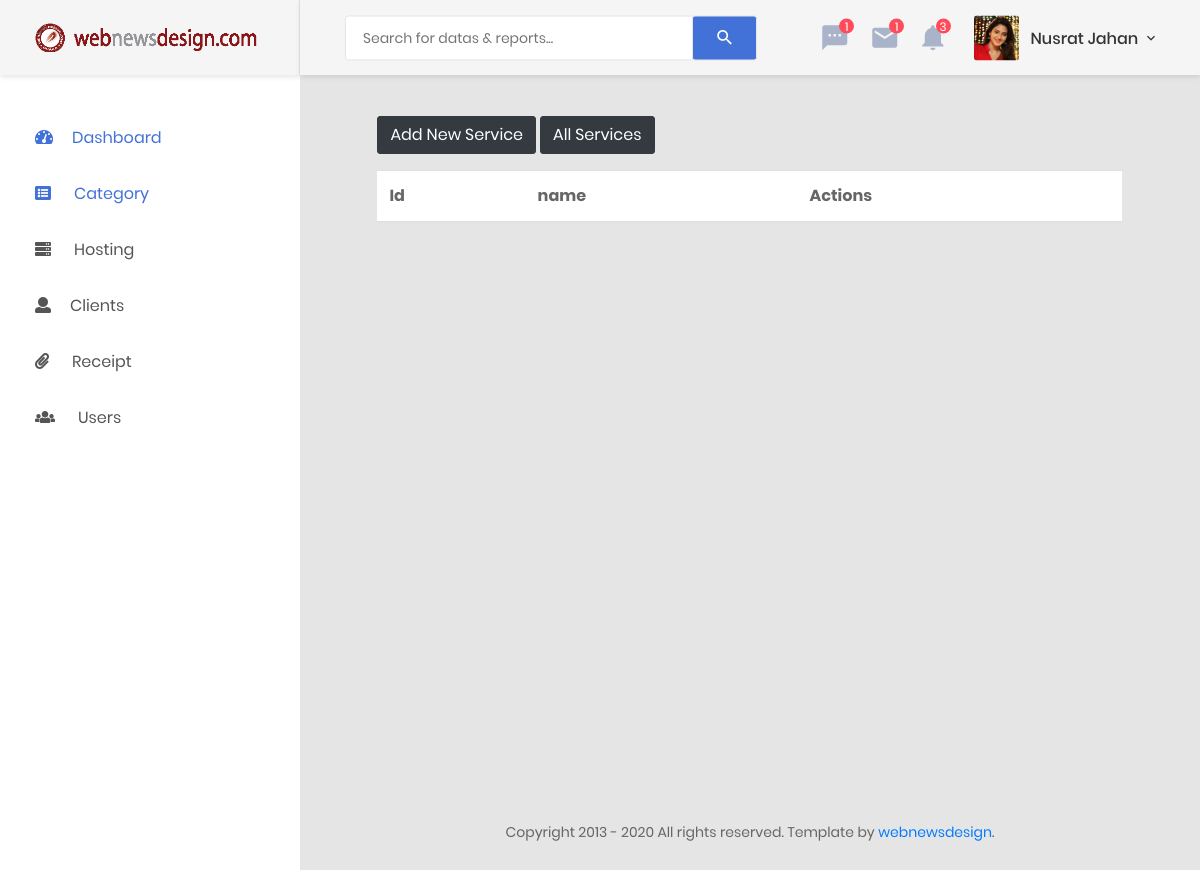
/all-services.php, run on an earlier commit of the app's database.
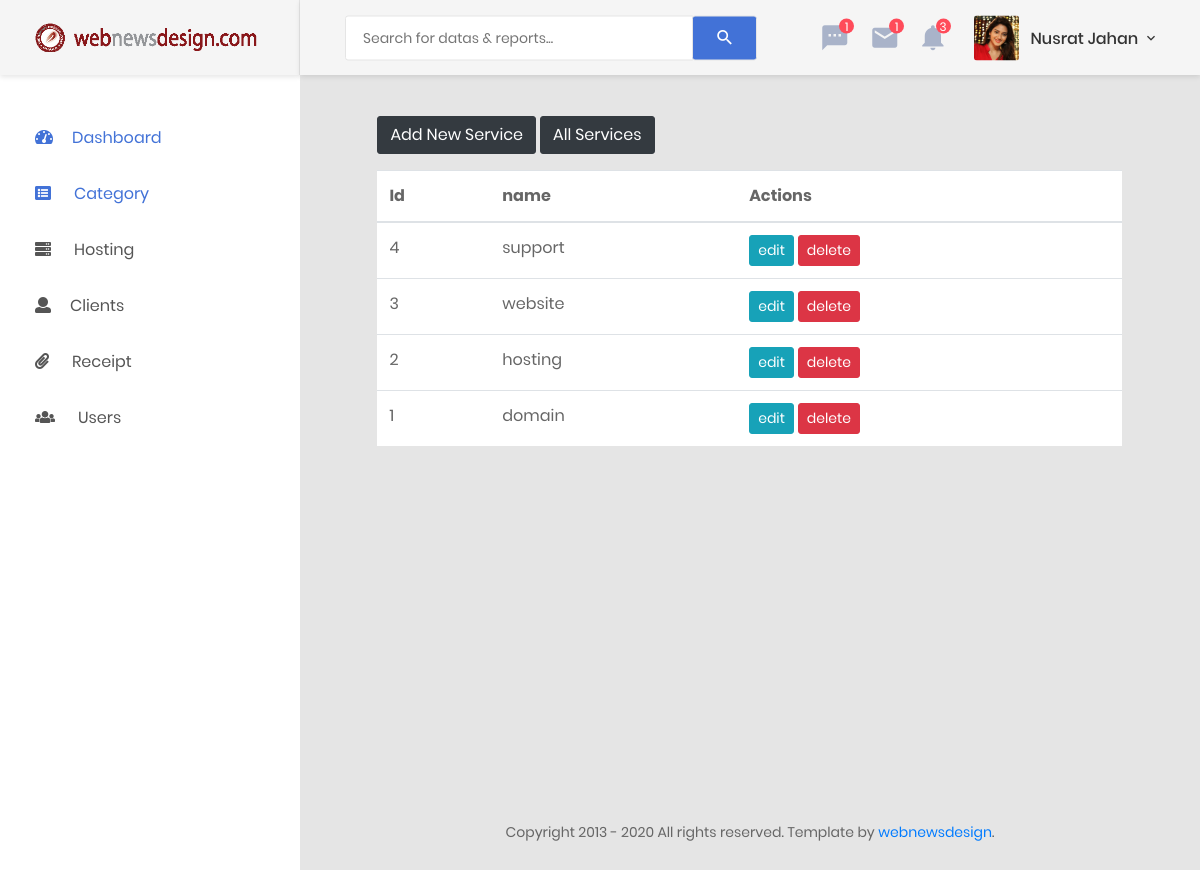
And on a later commit of the database.
### tables this page shows
CREATE TABLE `services` (
  `id` int(11) NOT NULL,
  `service` varchar(100) NOT NULL
);

### all-services.php (the view)
<?php
    include('header.php');
?>
<div class="main-content">
    <div class="row">
    	<div class="offset-md-1 col-md-10 offset-md-1">
    		<?php include('add_service.php'); ?>
			<table class="table bg-white">
				<thead>
					<th> Id </th>
					<th> name </th>
					<th> Actions </th>
				</thead>
				<tbody>
					<?php
			            $sql ="SELECT * FROM services ORDER BY id DESC ";
			            $result = $conn->query($sql);
			        ?>
			        <?php while ($rows = mysqli_fetch_assoc($result)) { ?>
						<tr>
							<td> <?php echo $rows['id']; ?> </td>
							<td> <?php echo $rows['service']; ?> </td>
							<td>
								<a href="edit-service.php?id=<?php echo $rows['id']?>" class="btn btn-info btn-sm"> edit </a>
								<a href="delete.php?id=<?php echo $rows['id'];?>" onclick = "return confirm('are you sure want to delete this item?')" class="btn btn-danger btn-sm"> delete </a>
							</td>
						</tr>
					<?php } ?>
				</tbody>
			</table>
		</div>
    </div>
</div>
<?php
    include('footer.php');
?>

What changed in the data, as far as the page shows it:
added services: id "4", service "support"
added services: id "3", service "website"
added services: id "2", service "hosting"
added services: id "1", service "domain"
